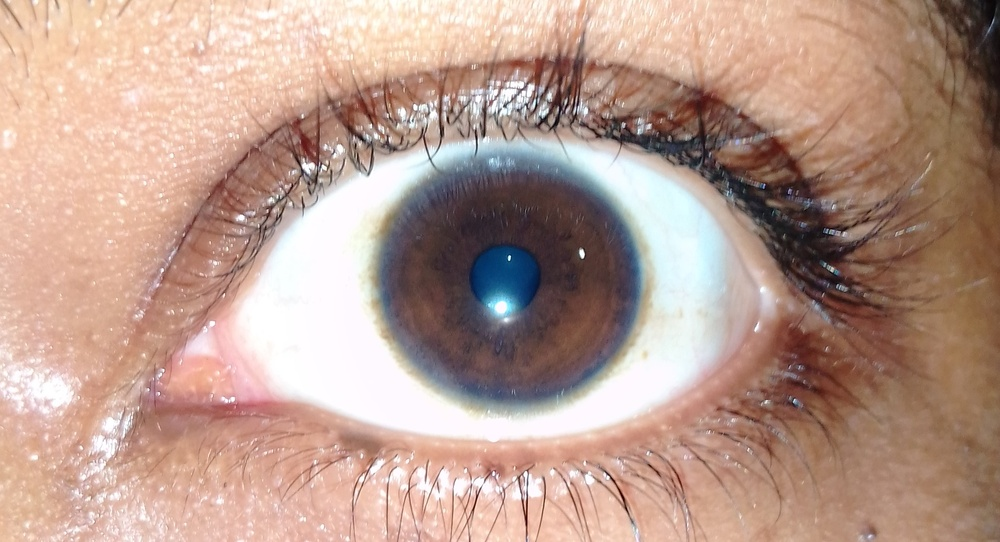
#> input picture Image Segmentation/KMeans Image Segmentation/IMG_20201018_210031.jpg, 1000 x 542 px, shrunk from 2287 x 1239 before the run
$ python 'kmeans image segmentation.py'
#> lines starting #> are read from the running program, lines starting #| are printed output that depends on the picture
# -*- coding: utf-8 -*-
"""
Created on Tue Oct 27 22:49:50 2020

@author: Noyan Ali
"""

import cv2
import numpy as np
import matplotlib.pyplot as plt

# read the image
image = cv2.imread("IMG_20201018_210031.jpg")
#> image is the input picture: shape (542, 1000, 3); mean B, G, R 142.8, 155.5, 185.1

# convert to RGB
image = cv2.cvtColor(image, cv2.COLOR_BGR2RGB)

# reshape the image to a 2D array of pixels and 3 color values (RGB)
pixel_values = image.reshape((-1, 3))

# convert to float
pixel_values = np.float32(pixel_values)

# define stopping criteria
criteria = (cv2.TERM_CRITERIA_EPS + cv2.TERM_CRITERIA_MAX_ITER, 100, 0.2)

# number of clusters (K)
k = 4
compactness, labels, (centers) = cv2.kmeans(pixel_values, k, None, criteria, 10, cv2.KMEANS_RANDOM_CENTERS)
#> compactness = 620839151.3; centers = [[245.3, 238.7, 234.7], [224.5, 185.5, 167], [160.4, 124.6, 107.2], [87.82, 64.54, 61.87]]

# convert back to 8 bit values
centers = np.uint8(centers)
#> centers = [[245, 238, 234], [224, 185, 166], [160, 124, 107], [87, 64, 61]]

# flatten the labels array
labels = labels.flatten()

# convert all pixels to the color of the centroids
segmented_image = centers[labels]

# reshape back to the original image dimension
segmented_image = segmented_image.reshape(image.shape)
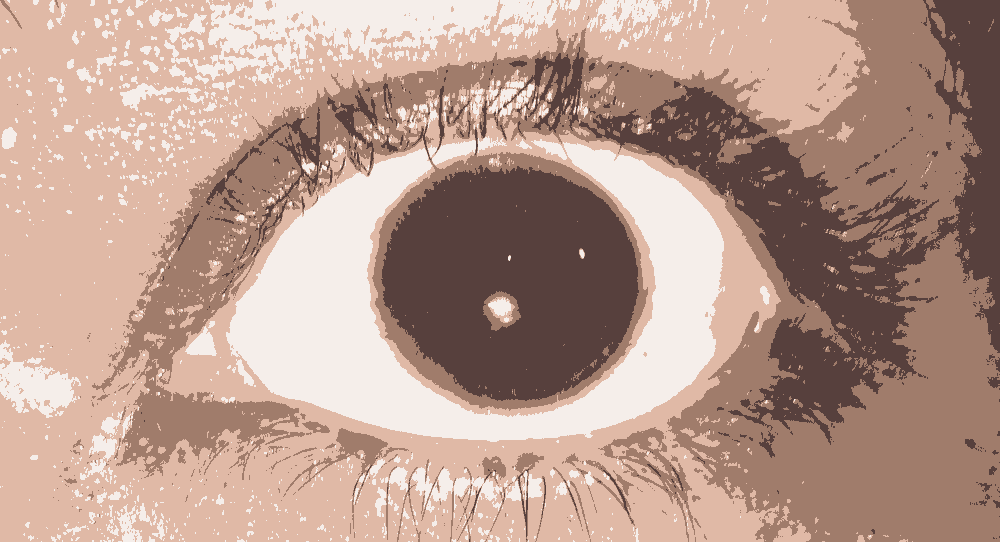
#> segmented_image: shape (542, 1000, 3); mean R, G, B 184.6, 155, 142.1

# show the image
plt.imshow(segmented_image)
plt.show()

# disable only the cluster number 2 (turn the pixel into black)
masked_image = np.copy(image)

# convert to the shape of a vector of pixel values
masked_image = masked_image.reshape((-1, 3))

# color (i.e cluster) to disable
cluster = 3
masked_image[labels == cluster] = [0, 0, 0]

# convert back to original shape
masked_image = masked_image.reshape(image.shape)
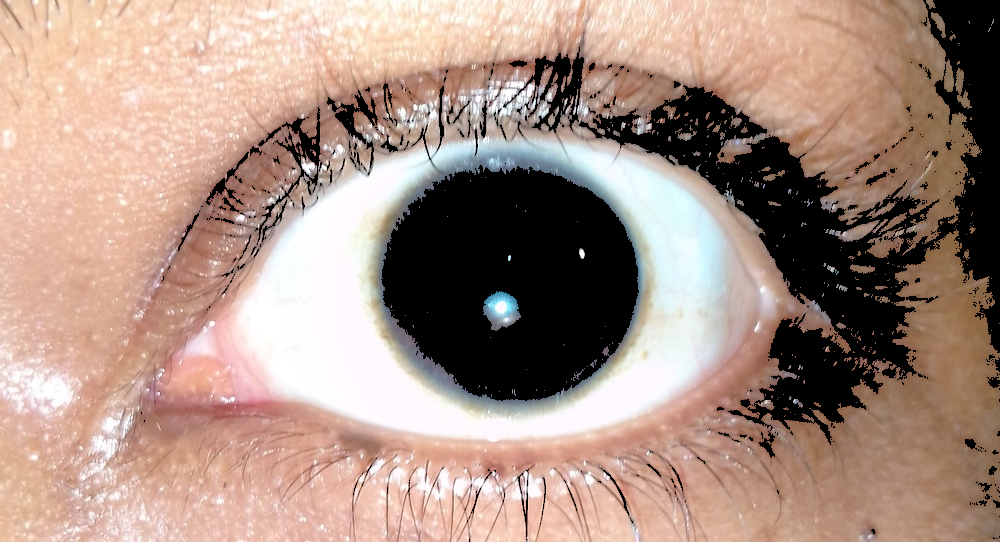
#> masked_image: shape (542, 1000, 3); mean R, G, B 168.7, 143.5, 131.2

# show the image
plt.imshow(masked_image)
plt.show()
